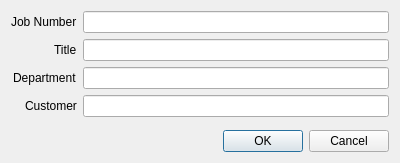
<?xml version="1.0" encoding="UTF-8"?>
<ui version="4.0">
 <class>NewJobDialog</class>
 <widget class="QDialog" name="NewJobDialog">
  <property name="geometry">
   <rect>
    <x>0</x>
    <y>0</y>
    <width>400</width>
    <height>163</height>
   </rect>
  </property>
  <property name="windowTitle">
   <string>New Job</string>
  </property>
  <property name="sizeGripEnabled">
   <bool>false</bool>
  </property>
  <property name="modal">
   <bool>true</bool>
  </property>
  <layout class="QVBoxLayout" name="verticalLayout">
   <item>
    <layout class="QFormLayout" name="formLayout_landing">
     <property name="labelAlignment">
      <set>Qt::AlignRight|Qt::AlignTrailing|Qt::AlignVCenter</set>
     </property>
     <item row="0" column="0">
      <widget class="QLabel" name="label_jobNumber">
       <property name="text">
        <string>Job Number</string>
       </property>
       <property name="alignment">
        <set>Qt::AlignLeading|Qt::AlignLeft|Qt::AlignVCenter</set>
       </property>
      </widget>
     </item>
     <item row="0" column="1">
      <widget class="QLineEdit" name="lineEdit_jobNumber"/>
     </item>
     <item row="1" column="0">
      <widget class="QLabel" name="label_title">
       <property name="text">
        <string>Title</string>
       </property>
       <property name="alignment">
        <set>Qt::AlignLeading|Qt::AlignLeft|Qt::AlignVCenter</set>
       </property>
      </widget>
     </item>
     <item row="1" column="1">
      <widget class="QLineEdit" name="lineEdit_title"/>
     </item>
     <item row="2" column="0">
      <widget class="QLabel" name="label_department">
       <property name="text">
        <string>Department</string>
       </property>
       <property name="alignment">
        <set>Qt::AlignLeading|Qt::AlignLeft|Qt::AlignVCenter</set>
       </property>
      </widget>
     </item>
     <item row="2" column="1">
      <widget class="QLineEdit" name="lineEdit_department"/>
     </item>
     <item row="3" column="0">
      <widget class="QLabel" name="label_customer">
       <property name="text">
        <string>Customer</string>
       </property>
       <property name="alignment">
        <set>Qt::AlignLeading|Qt::AlignLeft|Qt::AlignVCenter</set>
       </property>
      </widget>
     </item>
     <item row="3" column="1">
      <widget class="QLineEdit" name="lineEdit_customer"/>
     </item>
    </layout>
   </item>
   <item>
    <widget class="QDialogButtonBox" name="buttonBox">
     <property name="orientation">
      <enum>Qt::Horizontal</enum>
     </property>
     <property name="standardButtons">
      <set>QDialogButtonBox::Cancel|QDialogButtonBox::Ok</set>
     </property>
    </widget>
   </item>
  </layout>
 </widget>
 <resources/>
 <connections>
  <connection>
   <sender>buttonBox</sender>
   <signal>accepted()</signal>
   <receiver>NewJobDialog</receiver>
   <slot>accept()</slot>
   <hints>
    <hint type="sourcelabel">
     <x>248</x>
     <y>254</y>
    </hint>
    <hint type="destinationlabel">
     <x>157</x>
     <y>274</y>
    </hint>
   </hints>
  </connection>
  <connection>
   <sender>buttonBox</sender>
   <signal>rejected()</signal>
   <receiver>NewJobDialog</receiver>
   <slot>reject()</slot>
   <hints>
    <hint type="sourcelabel">
     <x>316</x>
     <y>260</y>
    </hint>
    <hint type="destinationlabel">
     <x>286</x>
     <y>274</y>
    </hint>
   </hints>
  </connection>
 </connections>
</ui>
